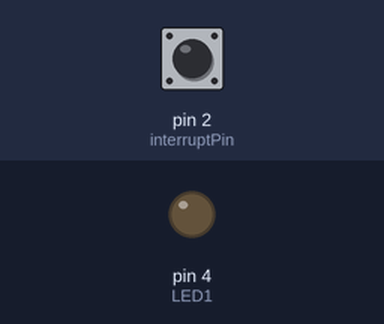
The sketch below on a simulated Arduino Uno, built with avr-gcc and run on an emulated ATmega328P. Shown: output pins drawn as LEDs (lit = HIGH). The test bench sets the inputs (shaded band); at power-on: pin 2 (interruptPin) HIGH.

Above: at 1.2 s.
1.3 s: pin 2 (interruptPin) pulled LOW for 0.15 s
At 1.46 s:
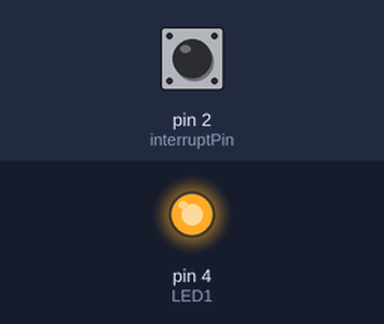
3.0 s: pin 2 (interruptPin) pulled LOW for 3.2 s
At 6.8 s:
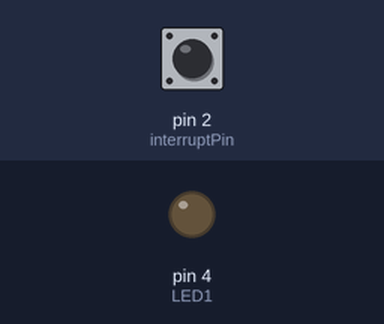
Timing chart, 0 to 8.3 s (numbered marks = the images above; inputs shaded):
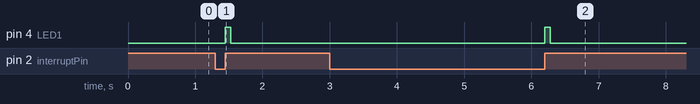

Measured:
- after the input at 1.3 s, pin 4 (LED1): LOW → HIGH after 0.15 s, → LOW 0.08 s later
- after the input at 3.0 s, pin 4 (LED1): LOW → HIGH after 3.2 s, → LOW 0.08 s later

The sketch:

flashing_led.ino
```cpp
#define LED_on_time 80

const byte LED1 = 4;
const byte interruptPin = 2;

volatile bool isNewTrigComming = false;

void setup() {
  // put your setup code here, to run once:
  pinMode(LED1, OUTPUT);
  digitalWrite(LED1, LOW);
  pinMode(interruptPin, INPUT_PULLUP);
  attachInterrupt(digitalPinToInterrupt(interruptPin), inComingTrigISR, RISING);
}

void loop() {
  // put your main code here, to run repeatedly:
  if (isNewTrigComming)
  {
    digitalWrite(LED1, HIGH);
    delay(LED_on_time);
    //turn off the leds
    digitalWrite(LED1, LOW);
    isNewTrigComming = false;
  }
}

void inComingTrigISR()
{
  isNewTrigComming = true;
}
```
